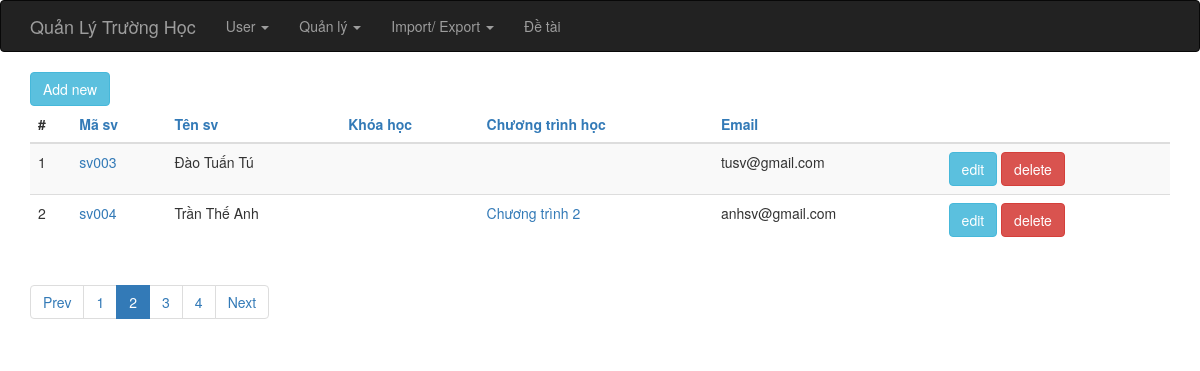
The app's page /index.php?op=sv_list?pages=4&start=2 with its own data.
### tables this page shows
CREATE TABLE IF NOT EXISTS `sinh_vien` (
  `id` int(6) unsigned NOT NULL AUTO_INCREMENT,
  `ma_sinh_vien` varchar(255) NOT NULL,
  `ho_ten` varchar(255) NOT NULL,
  `khoa_hoc_id` int(6) DEFAULT NULL,
  `chuong_trinh_id` int(6) DEFAULT NULL,
  `email` varchar(255) DEFAULT NULL,
  PRIMARY KEY (`id`)
);

CREATE TABLE IF NOT EXISTS `chuong_trinh_hoc` (
  `id` int(6) unsigned NOT NULL AUTO_INCREMENT,
  `ten_chuong_trinh` varchar(255) NOT NULL,
  `khoa_hoc_id` varchar(255) NOT NULL,
  `ghi_chu` varchar(255) DEFAULT NULL,
  `total_time` int(6) DEFAULT NULL,
  PRIMARY KEY (`id`)
);

### index.php (called while the page is built, shortened)
<?php
require_once 'controller/IndexController.php';
$controller = new IndexController();
$controller->handleRequest();
?>

### model/ChuongTrinhGateway.php (called while the page is built, shortened)
<?php
class ChuongTrinhGateway {
    public function selectAll($order, $start, $limit) {
        $dbOrder =  mysql_real_escape_string($order);
        $dbres = mysql_query("SELECT * FROM chuong_trinh_hoc ORDER BY $dbOrder ASC limit {$start},{$limit}");
        $data = array();
        while ( ($obj = mysql_fetch_object($dbres)) != NULL ) {
            $data[] = $obj;
        }
        return $data;
    }
}
?>

### model/ChuongTrinhService.php (called while the page is built, shortened)
<?php
require_once 'model/ChuongTrinhGateway.php';
class ChuongTrinhService {
    private $index = NULL;
    private $chuongtrinhGateway    = NULL;
    public function __construct() {
        $this->index = new IndexService();
        $this->chuongtrinhGateway = new ChuongTrinhGateway();
    }
    public function getAll($order, $start, $limit) {
        try {
            $this->index->openDb();
            $res = $this->chuongtrinhGateway->selectAll($order, $start, $limit);
            $this->index->closeDb();
            return $res;
        } catch (Exception $e) {
            $this->index->closeDb();
            throw $e;
        }
    }
}
?>

### model/SVGateway.php (called while the page is built, shortened)
<?php
class SVGateway {
    public function allRecord() {
        $dbres = mysql_query("SELECT * FROM sinh_vien");
        return mysql_num_rows($dbres);
    }
    public function selectAll($order, $start, $limit) {
        if ( !isset($order) ) {
            $order = "ma_sinh_vien";
        }
        $dbOrder =  mysql_real_escape_string($order);
        $dbres = mysql_query("SELECT * FROM sinh_vien ORDER BY $dbOrder ASC limit {$start},{$limit}");
        $data = array();
        while ( ($obj = mysql_fetch_object($dbres)) != NULL ) {
            $data[] = $obj;
        }
        return $data;
    }
}
?>

### model/SVService.php (called while the page is built, shortened)
<?php
require_once 'model/SVGateway.php';
class SVService {
    private $index = NULL;
    private $SVGateway    = NULL;
    public function __construct() {
        $this->index = new IndexService();
        $this->SVGateway = new SVGateway();
    }
    public function totalRecord()
    {
        try {
            $this->index->openDb();
            $res = $this->SVGateway->allRecord();
            $this->index->closeDb();
            return $res;
        } catch (Exception $e) {
            $this->index->closeDb();
            throw $e;
        }
    }
    public function getAll($order, $start, $limit) {
        try {
            $this->index->openDb();
            $res = $this->SVGateway->selectAll($order, $start, $limit);
            $this->index->closeDb();
            return $res;
        } catch (Exception $e) {
            $this->index->closeDb();
            throw $e;
        }
    }
}
?>

### view/sinhvien/list.php (the view, shortened to what this page needs)
<?php require_once(realpath($_SERVER["DOCUMENT_ROOT"]) .'/school/view/include/header.php');?>
<?php
    $Pagination = new Pagination();
?>
<div class="container">
    <div><a href="index.php?op=sv_new" class="btn btn-info">Add new</a></div>
    <?php if ( count($data) > 0 ) { ?>
    <table class="table table-striped">
        <thead>
        <tr>
            <th>#</th>
            <th><a href="?op=sv_list&orderby=ma_sinh_vien">Mã sv</a></th>
            <th><a href="?op=sv_list&orderby=ho_ten">Tên sv</a></th>
            <th><a href="?op=sv_list&orderby=khoa_hoc_id">Khóa học</a></th>
            <th><a href="?op=sv_list&orderby=chuong_trinh_id">Chương trình học</a></th>
            <th><a href="?op=sv_list&orderby=email">Email</a></th>
            <th>&nbsp;</th>
        </tr>
        </thead>
        <tbody>
        <?php $i = 0; foreach ($data as $item): $i++;?>
            <tr>
                <td><?php echo $i;?></td>
                <td><a href="index.php?op=sv_show&id=<?php echo $item->id; ?>"><?php echo $item->ma_sinh_vien; ?></a></td>
                <td><?php echo $item->ho_ten?></td>
                <td>
                </td>
                <td>
                    <a href="index.php?op=chuongtrinh_show&id=<?php echo $item->chuong_trinh_id; ?>">
                        <?php foreach ($CTList as $ct) {
                            if ( $item->chuong_trinh_id == $ct->id ) {
                                echo $ct->ten_chuong_trinh;
                            }
                        }; ?>
                    </a>
                </td>
                <td><?php echo $item->email; ?></td>
                <td>
                    <a href="index.php?op=sv_edit&id=<?php echo $item->id; ?>" class="btn btn-info">edit</a>
                    <a href="index.php?op=sv_delete&id=<?php echo $item->id; ?>" class="btn btn-danger" onclick="return checkDel()">delete</a>
                </td>
            </tr>
        <?php endforeach; ?>
        </tbody>
    </table>
    <ul class="pagination">
        <?php echo $Pagination->listPages($totalPages); ?>
    </ul>
    <?php } else { ?>
        <h5>Empty list.</h5>
    <?php } ?>
</div>
<?php require_once(realpath($_SERVER["DOCUMENT_ROOT"]) .'/school/view/include/footer.php');?>

### libs/css/style.css (style rules this page uses)
html, body { height: 100%; }
.page-wrap .container { background: #fff; }

### records on screen
sinh_vien: ma_sinh_vien "sv003", ho_ten "Đào Tuấn Tú", email "tusv@gmail.com"
sinh_vien: ma_sinh_vien "sv004", ho_ten "Trần Thế Anh", email "anhsv@gmail.com"
chuong_trinh_hoc: ten_chuong_trinh "Chương trình 2"
